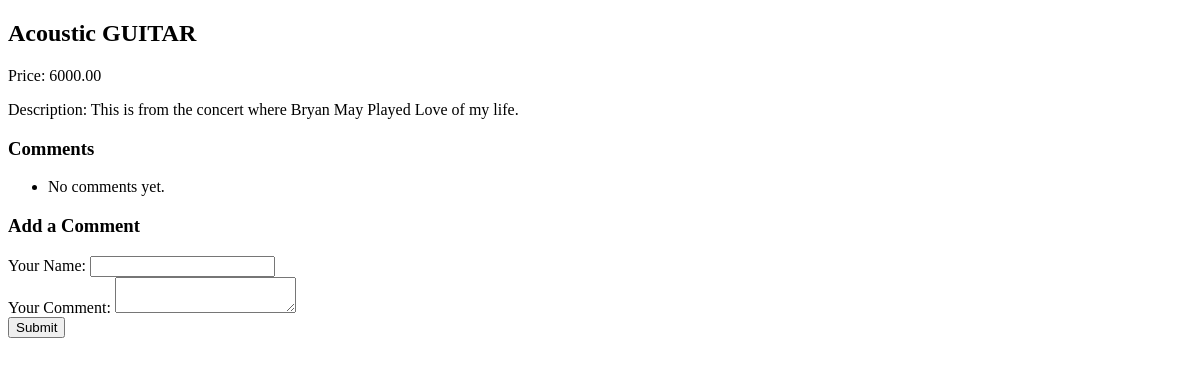
The app's page /shop/3/, older data.
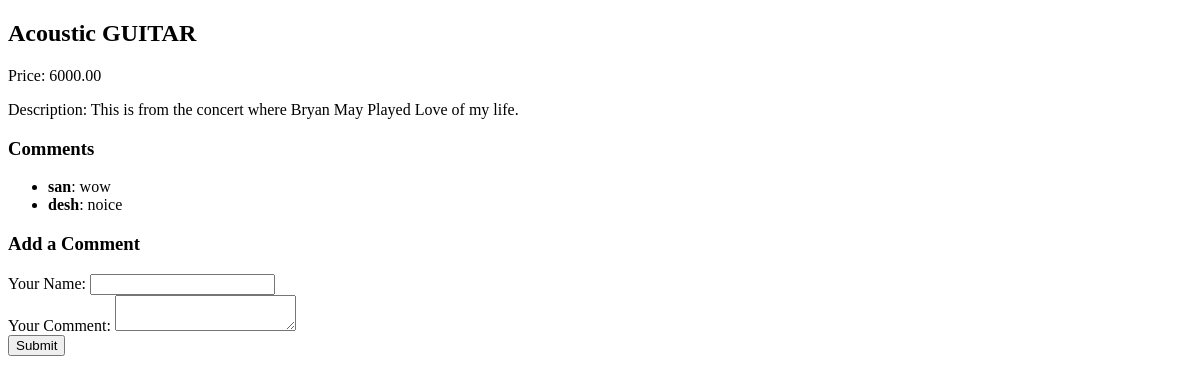
The same page, newer data.
### shop/models.py (models this page shows, shortened)
class Product(models.Model):
    name = models.CharField(max_length=255)
    image = models.ImageField(upload_to='product_images/')
    price = models.DecimalField(max_digits=10, decimal_places=2)
    description = models.TextField()
    created = models.DateTimeField(auto_now_add=True)
    updated = models.DateTimeField(auto_now=True)

class Comment(models.Model):
    product = models.ForeignKey(Product, on_delete=models.CASCADE, related_name='comments')
    author = models.CharField(max_length=255)
    content = models.TextField()
    created_at = models.DateTimeField(auto_now_add=True)

### shop/views.py (the view)
# urls.py: path('<int:pk>/', product_detail, name='product_detail'),
def product_detail(request, pk):
    product = get_object_or_404(Product, pk=pk)
    comments = product.comments.all()
    if request.method == 'POST':
        comment_form = CommentForm(request.POST)
        if comment_form.is_valid():
            new_comment = comment_form.save(commit=False)
            new_comment.product = product
            new_comment.save()
            return JsonResponse({'author': new_comment.author, 'content': new_comment.content})
    else:
        comment_form = CommentForm()
    return render(request, 'shop/product_detail.html', {'product': product, 'comments': comments, 'comment_form': comment_form})

### shop/forms.py
class CommentForm(forms.ModelForm):
    class Meta:
        model = Comment
        fields = ['author', 'content']

### shop/templates/shop/product_detail.html (shortened to what this page needs)
{% extends 'base.html' %}
{% load static %}
{% block content %}
  <h2>{{ product.name }}</h2>
  <p>Price: {{ product.price }}</p>
  <p>Description: {{ product.description }}</p>
  <h3>Comments</h3>
  <ul id="comments-list">
    {% for comment in comments %}
      <li>
        <strong>{{ comment.author }}</strong>: {{ comment.content }}
      </li>
    {% empty %}
      <li>No comments yet.</li>
    {% endfor %}
  </ul>
  <h3>Add a Comment</h3>
  <form id="comment-form" method="post">
    <div>
      <label for="id_author">Your Name:</label>
      <input type="text" id="id_author" name="author">
    </div>
    <div>
      <label for="id_content">Your Comment:</label>
      <textarea id="id_content" name="content"></textarea>
    </div>
    <button type="submit" id="submit-comment">Submit</button>
  </form>
{% endblock %}

### shop/templates/base.html (shortened to what this page needs)
{% load static %}
<!DOCTYPE html>
<html lang="en">
<head>
  <link rel="stylesheet" href="{% static 'myapp/css/style.css' %}">
</head>
<body>
  <div id="content">
    {% block content %}{% endblock %}
  </div>
</body>
</html>

Row changes from the older to the newer data that the page shows:
added Comment: author "san", content "wow"
added Comment: author "desh", content "noice"
Text that changed along with them:
text no longer shown: "No comments yet."
